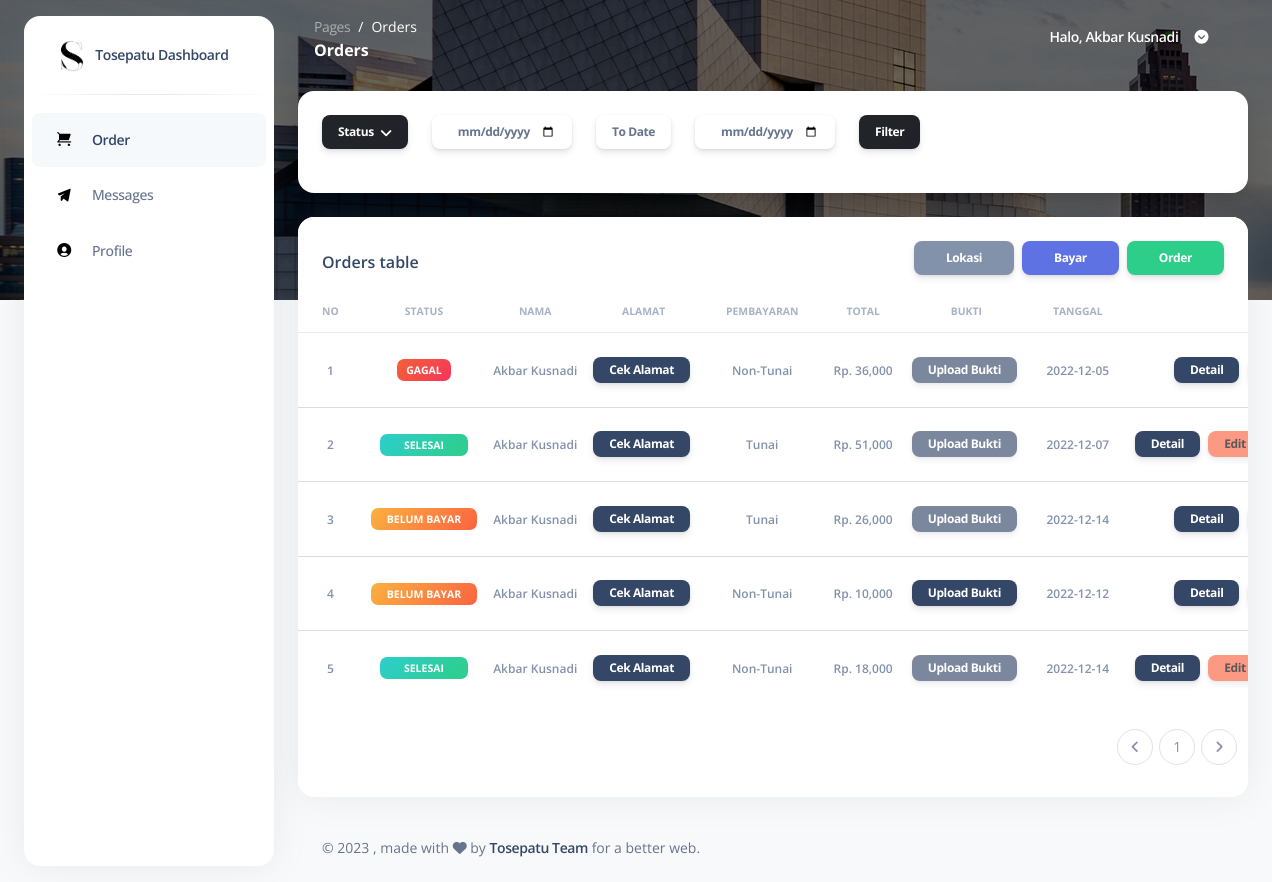
Page /pages/orders.php (signed in) on the committed database.
### tables this page shows
CREATE TABLE `tb_user` (
  `id` int(2) NOT NULL,
  `nama` varchar(50) NOT NULL,
  `username` varchar(50) NOT NULL,
  `password` varchar(50) NOT NULL,
  `role` int(2) NOT NULL
);

CREATE TABLE `tb_transaksi` (
  `id` int(11) NOT NULL,
  `id_user` int(2) NOT NULL,
  `alamat` varchar(200) NOT NULL,
  `status` int(2) NOT NULL,
  `layanan` int(2) NOT NULL,
  `jumlah` int(11) NOT NULL,
  `penjemputan` int(2) NOT NULL,
  `pengiriman` int(2) NOT NULL,
  `pembayaran` int(2) NOT NULL,
  `bukti` varchar(50) DEFAULT NULL,
  `ulasan` varchar(1000) NOT NULL,
  `foto_ulasan` varchar(1000) NOT NULL,
  `tanggal` date NOT NULL
);

CREATE TABLE `tb_pembayaran` (
  `id` int(11) NOT NULL,
  `nama` varchar(10) NOT NULL
);

### pages/orders.php (the view, shortened to what the rows shown need)
<?php
include "../connection/koneksi.php";
if (isset($_SESSION["ses_username"]) == "") {
  header("location: ../login.php");
} elseif ($_SESSION["ses_role"] == '1') {
  header("location: logout.php");
} else {
  $data_id = $_SESSION["ses_id"];
}
?>
<!DOCTYPE html>
<html lang="en">
<head>
  <link href="../assets/css/nucleo-icons.css" rel="stylesheet" />
  <link href="../assets/css/nucleo-svg.css" rel="stylesheet" />
  <link href="../assets/css/nucleo-svg.css" rel="stylesheet" />
  <link id="pagestyle" href="../assets/css/argon-dashboard.css" rel="stylesheet" />
</head>
<body class="g-sidenav-show bg-gray-100">
  <main class="main-content position-relative border-radius-lg">
    <nav class="navbar navbar-main navbar-expand-lg px-0 mx-4 shadow-none border-radius-xl" id="navbarBlur" data-scroll="false">
      <div class="container-fluid py-1 px-3">
        <div class="collapse navbar-collapse mt-sm-0 mt-2 me-md-0 me-sm-4" id="navbar">
          <ul class="ms-md-auto pe-md-3 d-flex align-items-center navbar-nav justify-content-end">
            <?php
            $tampilprofil = ("SELECT * FROM tb_user WHERE id = '$data_id'");
            $result   = mysqli_query($koneksi, $tampilprofil);
            while ($row = mysqli_fetch_array($result)) {
              $profilName   = $row['nama'];
            ?>
              <li class="nav-item px-3 d-flex align-items-center">
                <a href="javascript:;" class="nav-link text-white font-weight-bold px-0">
                  <span class="d-sm-inline d-none">Halo, <?php echo $profilName ?></span>
                </a>
              </li>
            <?php
            }
            ?>
          </ul>
        </div>
      </div>
    </nav>
    <div class="container-fluid py-4">
      <div class="row">
        <div class="col-12">
          <div class="card mb-4">
            <div class="card-body px-0 pt-0 pb-2">
              <div class="table-responsive p-0">
                <table class="table align-items-center mb-0">
                  <thead>
                    <tr>
                      <th class="text-center text-uppercase text-secondary text-xxs font-weight-bolder opacity-7">
                        No
                      </th>
                      <th class="text-center text-uppercase text-secondary text-xxs font-weight-bolder opacity-7">
                        Status
                      </th>
                      <th class="text-center text-uppercase text-secondary text-xxs font-weight-bolder opacity-7">
                        Nama
                      </th>
                      <th class="text-center text-uppercase text-secondary text-xxs font-weight-bolder opacity-7">
                        Alamat
                      </th>
                      <th class="text-center text-uppercase text-secondary text-xxs font-weight-bolder opacity-7">
                        Pembayaran
                      </th>
                      <th class="text-center text-uppercase text-secondary text-xxs font-weight-bolder opacity-7">
                        Total
                      </th>
                      <th class="text-center text-uppercase text-secondary text-xxs font-weight-bolder opacity-7">
                        Bukti
                      </th>
                      <th class="text-center text-uppercase text-secondary text-xxs font-weight-bolder opacity-7">
                        Tanggal
                      </th>
                      <th class="text-center text-uppercase text-secondary text-xxs font-weight-bolder opacity-7">
                      </th>
                    </tr>
                  </thead>
                  <tbody>
                    <?php
                    $batas = 20;
                    $halaman = @$_GET['halaman'];
                    if (empty($halaman)) {
                      $posisi = 0;
                    } else {
                      $posisi = ($halaman - 1) * $batas;
                    }
                    if (isset($_POST['belum-bayar'])) {
                      $pending = ("SELECT tb_transaksi.id, tb_transaksi.ulasan,tb_transaksi.foto_ulasan, tb_user.nama, tb_status.nama AS status, tb_layanan.nama as layanan, tb_layanan.harga as hargalayanan, tb_layanan.id as idlayanan, tb_penjemputan.nama as penjemputan, tb_penjemputan.id as idpenjemputan, tb_penjemputan.harga as hargapenjemputan, tb_pengiriman.id as idpengiriman, tb_pengiriman.nama as pengiriman, tb_pengiriman.harga as hargapengiriman, tb_pembayaran.id as idpembayaran, tb_transaksi.jumlah as jumlah, FORMAT(SUM(tb_transaksi.jumlah * tb_layanan.harga + tb_pengiriman.harga + tb_penjemputan.harga),0) AS total, tb_pembayaran.nama as pembayaran, tb_transaksi.alamat, tb_transaksi.bukti as bukti, tb_transaksi.tanggal FROM tb_transaksi INNER JOIN tb_status ON tb_status.id=tb_transaksi.status INNER JOIN tb_penjemputan ON tb_penjemputan.id=tb_transaksi.penjemputan INNER JOIN tb_pengiriman ON tb_pengiriman.id=tb_transaksi.pengiriman INNER JOIN tb_layanan ON tb_layanan.id=tb_transaksi.layanan INNER JOIN tb_pembayaran ON tb_pembayaran.id=tb_transaksi.pembayaran INNER JOIN tb_user ON tb_user.id=tb_transaksi.id_user WHERE tb_transaksi.id_user = '$data_id' AND tb_status.nama = 'Belum Bayar' GROUP BY tb_transaksi.id LIMIT $posisi, $batas");
                      $result   = mysqli_query($koneksi, $pending);
                    } else {
                      $query  = ("SELECT tb_transaksi.id,tb_transaksi.ulasan, tb_transaksi.foto_ulasan, tb_user.nama, tb_status.nama AS status, tb_layanan.nama as layanan, tb_layanan.harga as hargalayanan, tb_layanan.id as idlayanan, tb_penjemputan.nama as penjemputan, tb_penjemputan.id as idpenjemputan, tb_penjemputan.harga as hargapenjemputan, tb_pengiriman.id as idpengiriman, tb_pengiriman.nama as pengiriman, tb_pengiriman.harga as hargapengiriman, tb_pembayaran.id as idpembayaran, tb_transaksi.jumlah as jumlah, FORMAT(SUM(tb_transaksi.jumlah * tb_layanan.harga + tb_pengiriman.harga + tb_penjemputan.harga),0) AS total, tb_pembayaran.nama as pembayaran, tb_transaksi.alamat, tb_transaksi.bukti as bukti, tb_transaksi.tanggal FROM tb_transaksi INNER JOIN tb_status ON tb_status.id=tb_transaksi.status INNER JOIN tb_penjemputan ON tb_penjemputan.id=tb_transaksi.penjemputan INNER JOIN tb_pengiriman ON tb_pengiriman.id=tb_transaksi.pengiriman INNER JOIN tb_layanan ON tb_layanan.id=tb_transaksi.layanan INNER JOIN tb_pembayaran ON tb_pembayaran.id=tb_transaksi.pembayaran INNER JOIN tb_user ON tb_user.id=tb_transaksi.id_user WHERE tb_transaksi.id_user = '$data_id' GROUP BY tb_transaksi.id LIMIT $posisi, $batas");
                      $result = mysqli_query($koneksi, $query);
                    }
                    $no     = 1;
                    while ($row = mysqli_fetch_array($result)) {
                      $transaksiId = $row['id'];
                      $transaksiNama = $row['nama'];
                      $transaksiStatus = $row['status'];
                      $transaksiTotal = $row['total'];
                      $transaksiPembayaran = $row['pembayaran'];
                      $transaksiTanggal   = $row['tanggal'];
                    ?>
                      <tr>
                        <td class="align-middle text-center">
                          <span class="text-secondary text-xs font-weight-bold"><?php echo $no++; ?></span>
                        </td>
                        <td class="align-middle text-center text-sm">
                          <?php
                          if ($transaksiStatus == "Belum Bayar") {
                            echo "
                          <span class='badge badge-sm bg-gradient-warning px-3'>Belum Bayar</span>
                          ";
                          } elseif ($transaksiStatus == "Pengerjaan") {
                            echo "
                          <span class='badge badge-sm bg-gradient-info px-4'>Pengerjaan</span>
                          ";
                          } elseif ($transaksiStatus == "Selesai") {
                            echo "
                          <span class='badge badge-sm bg-gradient-success px-4'>Selesai</span>
                            ";
                          } elseif ($transaksiStatus == "Gagal") {
                            echo "
                            <span class='badge badge-sm bg-gradient-danger'>Gagal</span>
                              ";
                          }
                          ?>
                        </td>
                        <td class="align-middle text-center">
                          <span class="text-secondary text-xs font-weight-bold"><?php echo $transaksiNama; ?></span>
                        </td>
                        <td class="align-middle text-center">
                          <button class="btn btn-dark btn-sm px-3 py-1 me-1 mt-3" data-bs-toggle="modal" data-bs-target="#modal-alamat<?php echo $row['id']; ?>">Cek Alamat</button>
                        </td>
                        <td class="align-middle text-center">
                          <span class="text-secondary text-xs font-weight-bold"> <?php echo $transaksiPembayaran; ?></span>
                        </td>
                        <td class="align-middle text-center">
                          <span class="text-secondary text-xs font-weight-bold">Rp. <?php echo $transaksiTotal; ?></span>
                        </td>
                        <td class="align-middle text-center">
                          <?php
                          if ($transaksiPembayaran == "Tunai") {
                            echo "
                          <button disabled class='btn btn-dark btn-sm px-3 py-1 me-1 mt-3' data-bs-toggle='modal' data-bs-target='#modal-bukti$transaksiId'>Upload Bukti</button>
                          ";
                          } elseif ($transaksiStatus == "Pengerjaan") {
                            echo "
                            <button disabled class='btn btn-dark btn-sm px-3 py-1 me-1 mt-3' data-bs-toggle='modal' data-bs-target='#modal-bukti$transaksiId'>Upload Bukti</button>
                            ";
                          } elseif ($transaksiStatus == "Selesai") {
                            echo "
                            <button disabled class='btn btn-dark btn-sm px-3 py-1 me-1 mt-3' data-bs-toggle='modal' data-bs-target='#modal-bukti$transaksiId'>Upload Bukti</button>
                            ";
                          } elseif ($transaksiStatus == "Gagal") {
                            echo "
                            <button disabled class='btn btn-dark btn-sm px-3 py-1 me-1 mt-3' data-bs-toggle='modal' data-bs-target='#modal-bukti$transaksiId'>Upload Bukti</button>
                            ";
                          } else {
                            echo "
                            <button class='btn btn-dark btn-sm px-3 py-1 me-1 mt-3' data-bs-toggle='modal' data-bs-target='#modal-bukti$transaksiId'>Upload Bukti</button>
                            ";
                          }
                          ?>
                        </td>
                        <td class="align-middle text-center">
                          <span class="text-secondary text-xs font-weight-bold"><?php echo $transaksiTanggal; ?></span>
                        </td>
                        <td class="align-middle text-center">
                          <button class="btn btn-dark btn-sm px-3 py-1 me-1 mt-3" data-bs-toggle="modal" data-bs-target="#modal-transaksi<?php echo $row['id']; ?>">Detail</button>
                          <?php
                          if ($transaksiStatus == "Pengerjaan") {
                            echo "
                            <button disabled class='btn btn-warning btn-sm px-3 py-1 me-1 mt-3' data-bs-toggle='modal' data-bs-target='#modal-edit$row[id]'>Edit</button>
                            <button disabled class='btn btn-danger btn-sm px-3 py-1 me-1 mt-3' data-bs-toggle='modal' data-bs-target='#modal-delete$row[id]'>Delete</button>
                            ";
                          } elseif ($transaksiStatus == "Selesai") {
                            echo "
                            <button disabled class='btn btn-warning btn-sm px-3 py-1 me-1 mt-3' data-bs-toggle='modal' data-bs-target='#modal-edit$row[id]'>Edit</button>
                            <button disabled class='btn btn-danger btn-sm px-3 py-1 me-1 mt-3' data-bs-toggle='modal' data-bs-target='#modal-delete$row[id]'>Delete</button>
                            <button class='btn btn-warning btn-sm px-3 py-1 me-1 mt-3' data-bs-toggle='modal' data-bs-target='#modal-ulasan$row[id]'>Ulasan</button>
                            ";
                          } elseif ($transaksiStatus == "Gagal") {
                            echo "
                            <button disabled class='btn btn-warning btn-sm px-3 py-1 me-1 mt-3' data-bs-toggle='modal' data-bs-target='#modal-edit$row[id]'>Edit</button>
                            <button disabled class='btn btn-danger btn-sm px-3 py-1 me-1 mt-3' data-bs-toggle='modal' data-bs-target='#modal-delete$row[id]'>Delete</button>
                            ";
                          } else {
                            echo "
                            <button class='btn btn-warning btn-sm px-3 py-1 me-1 mt-3' data-bs-toggle='modal' data-bs-target='#modal-edit$row[id]'>Edit</button>
                            <button class='btn btn-danger btn-sm px-3 py-1 me-1 mt-3' data-bs-toggle='modal' data-bs-target='#modal-delete$row[id]'>Delete</button>
                            ";
                          }
                          ?>
                        </td>
                      </tr>
                    <?php
                    }
                    ?>
                  </tbody>
                </table>
              </div>
            </div>
          </div>
        </div>
      </div>
    </div>
  </main>
</body>
</html>

### rows in the picture
tb_user: nama "Akbar Kusnadi"
tb_transaksi: shows "GAGAL", id_user.nama "Akbar Kusnadi", pembayaran.nama "Non-Tunai", transaksiTotal "36,000", tanggal "2022-12-05"
tb_transaksi: shows "SELESAI", id_user.nama "Akbar Kusnadi", pembayaran.nama "Tunai", transaksiTotal "51,000", tanggal "2022-12-07"
tb_transaksi: shows "BELUM BAYAR", id_user.nama "Akbar Kusnadi", pembayaran.nama "Tunai", transaksiTotal "26,000", tanggal "2022-12-14"
tb_transaksi: shows "BELUM BAYAR", id_user.nama "Akbar Kusnadi", pembayaran.nama "Non-Tunai", transaksiTotal "10,000", tanggal "2022-12-12"
tb_transaksi: shows "SELESAI", id_user.nama "Akbar Kusnadi", pembayaran.nama "Non-Tunai", transaksiTotal "18,000", tanggal "2022-12-14"
